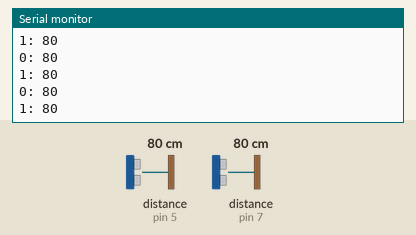
A sketch run on a simulated Arduino Uno, built with avr-gcc and run on an emulated ATmega328P. Shown: the last lines printed to the serial monitor. Wiring (inferred from the names in the program): 2 × ultrasonic range finder: trigger pin 4, echo pin 5 / trigger pin 6, echo pin 7. Inputs (shaded band) come from the test bench; at power-on: distance to the obstacle (sensors on pin 5, pin 7) 80 cm. The echo pulse lasts 58.3 µs per cm.

Above: at 1.2 s.
1.3 s: distance to the obstacle (sensor on pin 5) set to 2 cm
At 1.84 s:
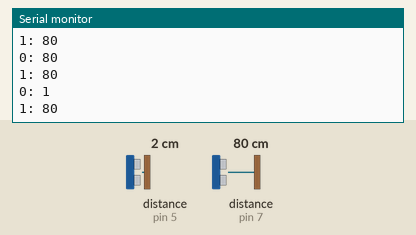
2.8 s: distance to the obstacle (sensor on pin 7) set to 2 cm
At 3.07 s:
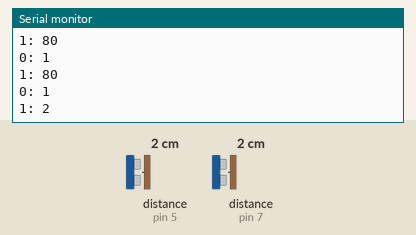
4.3 s: distance to the obstacle (sensor on pin 5) set to 4 cm
At 4.48 s:
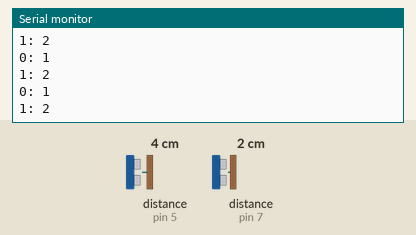
5.8 s: distance to the obstacle (sensor on pin 7) set to 4 cm
At 5.89 s:
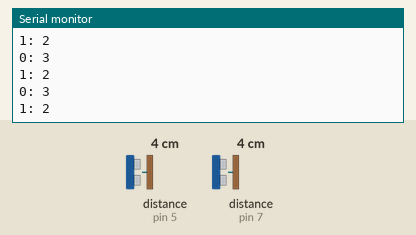
Timing chart, 0 to 8.3 s (numbered marks = the images above; inputs shaded):
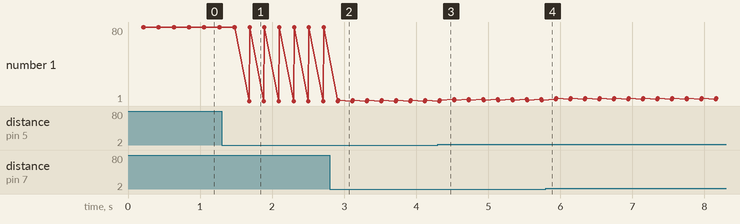

Measured:
- after the input at 1.3 s, the serial monitor: prints a new line after 0.38 s (image 1)
- after the input at 2.8 s, the serial monitor: prints a new line after 0.12 s (image 2)
- plotted number 1: 80 → 2 after the input at 2.8 s, 2 → 4 after the input at 5.8 s

The sketch:

2_ultrasonic_distance.ino
```cpp
int trig1 = 4;
int echo1 = 5;
int trig2 = 6;
int echo2 = 7;

void setup() {
  Serial.begin (9600);
  pinMode (trig1, OUTPUT);
  pinMode (echo1, INPUT);
  pinMode (trig2, OUTPUT);
  pinMode (echo2, INPUT);

//  Serial.println("Calibrate");
}

void loop() {

   digitalWrite(trig1, LOW);
   delayMicroseconds(2);
   digitalWrite(trig1, HIGH);
   delayMicroseconds(10);
   digitalWrite(trig1, LOW);

   long d1 = microsecondsToCentimeters(pulseIn(echo1, HIGH));

   delay(100);

   digitalWrite(trig2, LOW);
   delayMicroseconds(2);
   digitalWrite(trig2, HIGH);
   delayMicroseconds(10);
   digitalWrite(trig2, LOW);

   long d2 = microsecondsToCentimeters(pulseIn(echo2, HIGH));

  delay(100);

  Serial.print("0: ");
  Serial.println(d1);
  Serial.print("1: ");
  Serial.println(d2);
}

long microsecondsToCentimeters(long microseconds) {
   return microseconds / 29 / 2;
}
```
